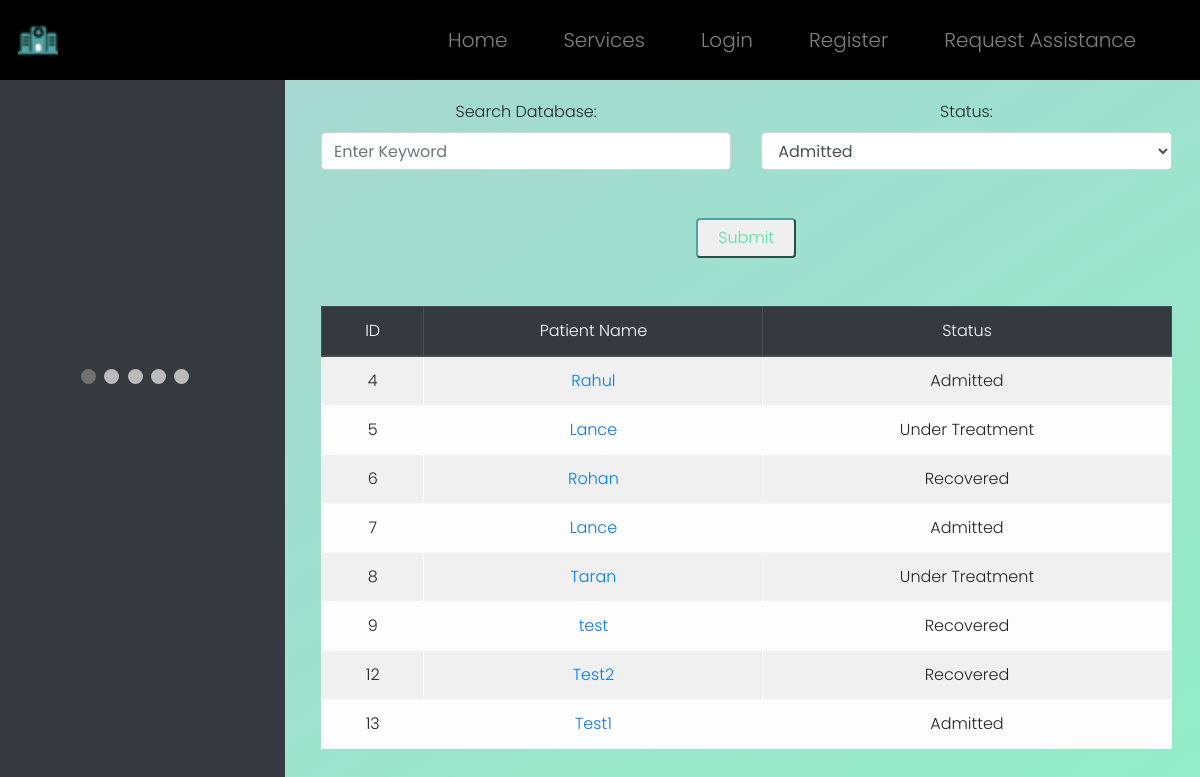
/dashboard, run on the app's committed database.
### WebApp/models.py (models this page shows)
class Patient(models.Model):
    patient_id = models.AutoField(primary_key=True)
    name  = models.CharField(max_length=64)
    age = models.IntegerField()
    gender = models.CharField(max_length=64)
    address = models.TextField()
    phone = models.CharField(max_length=64)
    email = models.CharField(max_length=64)
    date = models.CharField(max_length=64)
    symptoms = models.TextField()
    health_det = models.TextField()
    emg_phone = models.CharField(max_length=64)
    bed = models.CharField(max_length=64)
    venti = models.CharField(max_length=64)
    status = models.CharField(max_length=64)
    condi = models.CharField(max_length=64)
    notes = models.TextField()

### WebApp/views.py (the view)
# urls.py: path("dashboard", views.dashboard, name="dashboard"),
def dashboard(request):
    if request.method == "POST":
        sp=request.POST["sp"]
        status=request.POST["status"]
        fil=Patient.objects.filter(status=status)
        if sp!="":
            fil=fil.filter(name=sp)
        if fil:
            return render(request, "WebApp/dashboard.html", {"patients": fil})
        else:
            return render(request, "WebApp/dashboard.html", {"patients": None})
    else:
        pat=Patient.objects.all()
        if pat:
            return render(request, "WebApp/dashboard.html", {"patients": pat})
        else:
            return render(request, "WebApp/dashboard.html", {"patients": None})

### WebApp/templates/WebApp/dashboard.html (shortened to what this page needs)
{% extends "WebApp/layout.html" %}
{% load static %}
{% block body %}
<div class="row">
	<div class="col-3 abtimg">
		<div class="slideshow-container">
            </div>
            <br>
            <div style="text-align:center">
              <span class="dot"></span>
              <span class="dot"></span>
              <span class="dot"></span>
              <span class="dot"></span>
              <span class="dot"></span>
            </div>
	</div>
	<div class="col-9 dash">
		<center>
            <form action="{% url 'dashboard' %}" method="post">
                <div class=row>
                    <div class=col>
                        <label>Search Database:</label>
                        <input class="form-control intinp inp" type="text" placeholder="Enter Keyword" name="sp"/>
                    </div>
                    <div class=col>
                        <label>Status:</label>
                        <select class="form-control inp" name="status">
                            <option value="Admitted">Admitted</option>
                        </select>
                    </div>
                </div>
                <br><br>
                <center><button type="submit" id="log-button">Submit</button></center>
                <br><br>
            </form>
			{% if patients == None %}
				<h2 style="font-weight: 900;">No Patients Found...</h2>
			{% else %}
			<table class="table table-striped table-light table-bordered" style="text-align: center;">
				<thead class="thead-dark">
					<tr>
						<th scope="col" id="rank" class=head>ID</th>
						<th scope="col" class=head>Patient Name</th>
						<th scope="col" class=head>Status</th>
					</tr>
				</thead>
				<tbody>
					{% for patient in patients %}
						<tr>
							<th scope="row">{{ patient.patient_id }}</th>
							<td><a href="{% url 'indipatient' id=patient.patient_id %}">{{ patient.name }}</a></td>
							<td>{{ patient.status }}</td>
						</tr>
					{% endfor %}
				</tbody>
			</table>
			{% endif %}
		</center>
	</div>
</div>
{% endblock %}

### WebApp/templates/WebApp/layout.html (shortened to what this page needs)
{% load static %}
<!DOCTYPE html>
<html lang="en">
<head>
    <link rel="stylesheet" href="https://stackpath.bootstrapcdn.com/bootstrap/4.4.1/css/bootstrap.min.css">
    <link href="{% static 'WebApp/style.css' %}" rel="stylesheet">
</head>
<body>
    <div class="wrapper">
        <nav class="navbar navbar-costum navbar-expand-sm navbar-dark fixed-top" style="z-index: 100000;">
            <a class="navbar-brand" href="#"><img class=logo src="{% static 'WebApp/image/logo.png' %}"></a>
            <div class="collapse navbar-collapse " id="collapsibleNavbar">
            <ul class="navbar-nav ml-auto">
                {% if user.is_authenticated %}
                <li class="nav-item">
                    <a class="nav-link" href="{% url 'index' %}" data-target=".navbar-collapse.show">Home</a>
                </li>
                <li class="nav-item">
                    <a class="nav-link" href="{%url 'dashboard' %}" data-target=".navbar-collapse.show">All Patients</a>
                </li>
                <li class="nav-item">
                    <a class="nav-link" href="{% url 'donor' %}" data-target=".navbar-collapse.show">Plasma Donation</a>
                </li>
                <li class="nav-item">
                    <a class="nav-link" href="{% url 'add' %}" data-target=".navbar-collapse.show">Add Patient</a>
                </li>
                <li class="nav-item">
                    <a class="nav-link" href="{% url 'reqs' %}" data-target=".navbar-collapse.show">View Requests</a>
                </li>
                <li class="nav-item">
                    <a class="nav-link" href="{% url 'logout' %}" data-target=".navbar-collapse.show">Logout</a>
                </li>
                {% else %}
                <li class="nav-item">
                    <a class="nav-link" href="{% url 'index' %}" data-target=".navbar-collapse.show">Home</a>
                </li>
                <li class="nav-item">
                    <a class="nav-link" href="{% url 'service' %}" data-target=".navbar-collapse.show">Services</a>
                </li>
                <li class="nav-item">
                    <a class="nav-link" href="{% url 'login' %}" data-target=".navbar-collapse.show">Login</a>
                </li>
                <li class="nav-item">
                    <a class="nav-link" href="{% url 'register' %}" data-target=".navbar-collapse.show">Register</a>
                </li>
                <li class="nav-item">
                    <a class="nav-link" href="{% url 'request' %}" data-target=".navbar-collapse.show">Request Assistance</a>
                </li>
                {% endif %}
            </ul>
            </div>
        </nav>
        {% block body %}
        {% endblock %}
    </div>
</body>
</html>

### WebApp/static/WebApp/style.css (style rules this page uses)
* { box-sizing: border-box; margin: 0; padding: 0; font-weight: 300; }
body { font-family: poppins; }
.wrapper { background: #50a3a2; background: -webkit-gradient(linear, left top, right bottom, from(#abd4d4), to(#92edc7)); background: linear-gradient(to bottom right, #abd4d4 0%, #92edc7 100%); position: absolute; width: 100vw; height: 100%; overflow: scroll; }
#log-button { height: 40px; width: 100px; border-radius: 4px; border-color: #50a3a2; color: #53e3a6; }
.logo { height: 40px; }
.navbar-costum { background-color: black; overflow: hidden; min-height: 80px; }
.nav-item { margin-right: 40px; font-size: 20px; }
.abtimg { margin-top: -150px; background-color: #343a40; height: 150vh; position: fixed; overflow: hidden; }
.dash { margin-top: 100px; margin-left: 25vw; padding-right: 3vw; padding-left: 3vw; overflow-x: hidden; overflow-y: auto }
img { position: center; vertical-align: middle; padding-left: 5%; }
.slideshow-container { max-width: 1000px; position: relative; margin: auto; }
.dot { height: 15px; width: 15px; margin: 0 2px; background-color: #bbb; border-radius: 50%; display: inline-block; transition: background-color 0.6s ease; }
.active { background-color: #717171; }

### WebApp/templates/WebApp/dashboard.html (style rules this page uses)
.wrapper { height: 100vh; overflow: scroll; overflow-x: hidden; }

### data on the page
Patient: patient_id "4", name "Rahul", status "Admitted"
Patient: patient_id "5", name "Lance", status "Under Treatment"
Patient: patient_id "6", name "Rohan", status "Recovered"
Patient: patient_id "7", name "Lance", status "Admitted"
Patient: patient_id "8", name "Taran", status "Under Treatment"
Patient: patient_id "9", name "test", status "Recovered"
Patient: patient_id "12", name "Test2", status "Recovered"
Patient: patient_id "13", name "Test1", status "Admitted"
